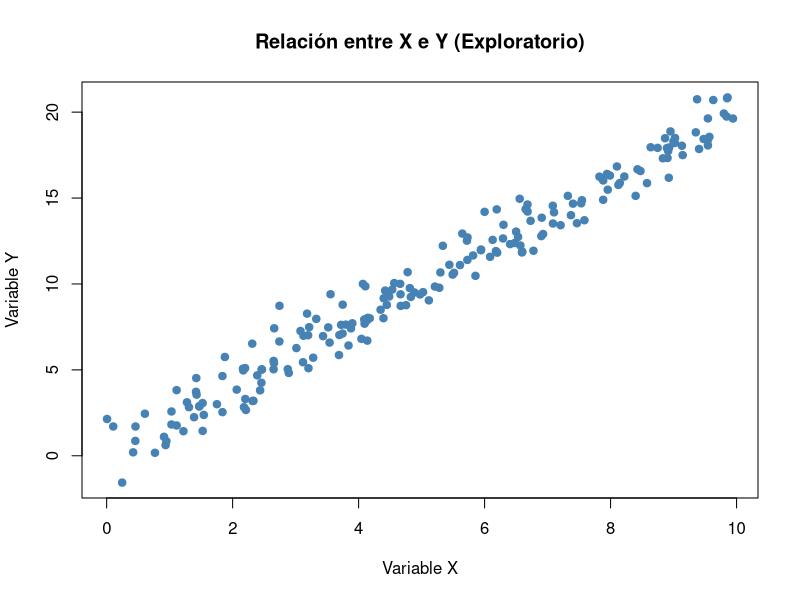

R code for this plot:
# Script 03: visualización y outputs
dir.create("results/figures", recursive = TRUE, showWarnings = FALSE)
dir.create("results/tables", recursive = TRUE, showWarnings = FALSE)

df <- read.csv("data/raw/datos_sinteticos.csv")

# Tabla: primeras 20 filas
write.csv(head(df, 20), "results/tables/primeras_20_filas.csv", row.names = FALSE)

# Figura: scatter simple (base R)
png("results/figures/scatter_xy.png", width = 800, height = 600)
plot(
  df$x,
  df$y,
  main = "Relación entre X e Y (Exploratorio)",
  xlab = "Variable X",
  ylab = "Variable Y",
  col = "steelblue",
  pch = 19
)
dev.off()
message("OK: outputs generados en results/")
